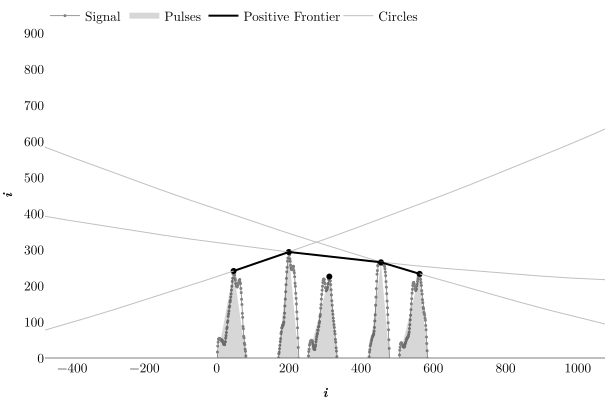

Source code (Python):
import sys
sys.path.append("c:/Users/tesse/Desktop/Files/Dropbox/0_Thesis/Python")
import os
from pathlib import Path
import plotly.graph_objects as go
import numpy as np
from scipy.interpolate.interpolate import interp1d
from Helper import read_wav, get_pulses_area, split_pulses, signal_to_pulses, get_frontier, draw_circle, get_curvature_function
from scipy.signal import savgol_filter

# os.path.dirname(os.path.dirname(path))

'''==============='''
''' Read wav file '''
'''==============='''
fig = go.Figure()

parent_path = str(Path(os.path.abspath('./')).parents[0])
print(parent_path)
name = "piano33"
W, fps = read_wav(f"{parent_path}/Python/Samples/{name}.wav")

W = W[100103 : 100103 + 585] #* 1000 / np.max(np.abs(W[100103 : 100775]))

W = W - np.average(W)
# amplitude = np.max(np.abs(W))
W = W * .5
n = W.size
print(n)
X = np.arange(n)

pulses = signal_to_pulses(W)

areas_X, areas_Y = get_pulses_area(pulses)

pos_pulses, neg_pulses, pos_noises, neg_noises = split_pulses(pulses)

pos_X, neg_X = np.array([p.x for p in pos_pulses]), np.array([p.x for p in neg_pulses])
pos_Y, neg_Y = np.array([p.y for p in pos_pulses]), np.array([p.y for p in neg_pulses])
pos_L, neg_L = np.array([p.len for p in pos_pulses]) , np.array([p.len for p in neg_pulses])

'''pos frontier'''
scaling = np.average(pos_L) / np.average(pos_Y)

for p in pos_pulses:
  p.y = p.y * scaling

pos_frontier_X, pos_frontier_Y = get_frontier(pos_pulses)

pos_frontier_X = np.array(pos_frontier_X)
pos_frontier_Y = np.array(pos_frontier_Y)

pos_frontier_Y = pos_frontier_Y / scaling

'''neg frontier'''
scaling = np.average(neg_L) / np.average(neg_Y)

for p in neg_pulses:
  p.y = p.y * scaling

neg_frontier_X, neg_frontier_Y = get_frontier(neg_pulses)
neg_frontier_Y = np.array(neg_frontier_Y) / scaling

# f_pos = interp1d(pos_frontier_X, pos_frontier_Y, fill_value="extrapolate", kind="linear")
# f_neg = interp1d(neg_frontier_X, neg_frontier_Y, fill_value="extrapolate", kind="linear")
# XX = np.linspace(0, n, 4 * n)
# envelope = (f_pos(XX) - f_neg(XX)) / 2
# envelope = savgol_filter(envelope, 101, 3)


'''============================================================================'''
'''                                    PLOT                                    '''
'''============================================================================'''

FONT = dict(
    family="Latin Modern Roman",
    color="black",
    size=13.3333
  )

fig = go.Figure()
fig.layout.template ="plotly_white" 
fig.update_layout(
  xaxis_title="<b><i>i</i></b>",
  yaxis_title="<b><i>i</i></b>",
  yaxis = dict(scaleanchor = "x", scaleratio = 1), # <|<|<|<|<|<|<|<|<|<|<|<|
  paper_bgcolor='rgba(0,0,0,0)',
  plot_bgcolor='rgba(0,0,0,0)',
  legend=dict(orientation='h', y=1.1),
  margin=dict(l=0, r=0, b=0, t=0),
  font=FONT,
  titlefont=FONT
)
fig.layout.xaxis.title.font=FONT
fig.layout.yaxis.title.font=FONT
fig.update_xaxes(showline=False, showgrid=False, zeroline=False, range=[0, 600])
fig.update_yaxes(showline=False, showgrid=False, zerolinewidth=1, zerolinecolor='gray', range=[0, 900])

fig.add_trace(
  go.Scatter(
    name="Signal", # <|<|<|<|<|<|<|<|<|<|<|<|
    x=X,
    y=W,
    mode="markers+lines",
    line=dict(
        width=.8,
        color="gray",
        # showscale=False
    ),
    marker=dict(
      size=3,
      color="gray",
      # showscale=False
    ),
    # visible = "legendonly"
  )
)

fig.add_trace(
  go.Scatter(
    name="Pulses", # <|<|<|<|<|<|<|<|<|<|<|<|
    x=areas_X,
    y=areas_Y,
    fill="tozeroy",
    mode="none",
    fillcolor="rgba(0,0,0,0.16)",
    # visible = "legendonly"
  )
)

fig.add_trace(
  go.Scatter(
    name="+Amps", # <|<|<|<|<|<|<|<|<|<|<|<|
    showlegend=False,
    x=pos_X,
    y=pos_Y,
    # hovertext=np.arange(len(pos_pulses)),
    mode="markers",
    marker=dict(
        size=6,
        color="black",
        # showscale=False
    ),
    # visible = "legendonly"
  )
)

# fig.add_trace(
#   go.Scatter(
#     name="-Amps", # <|<|<|<|<|<|<|<|<|<|<|<|
#     showlegend=False,
#     x=neg_X,
#     y=neg_Y,
#     # hovertext=np.arange(len(pos_pulses)),
#     mode="markers",
#     marker=dict(
#         size=6,
#         color="black",
#         # showscale=False
#     ),
#     # visible = "legendonly"
#   )
# )



args = get_curvature_function(pos_X, pos_Y)
r = args[0](0)

'''Positive Vectors'''
avg_pos_X = np.average(pos_frontier_X[1:] - pos_frontier_X[:-1])
avg_pos_Y = np.average(pos_frontier_Y[1:] - pos_frontier_Y[:-1])
avg_pos_m = avg_pos_Y / avg_pos_X #np.sqrt(avg_pos_X**2 + avg_pos_Y**2)

for i in range(len(pos_frontier_X) - 1):
  x0, y0 = pos_frontier_X[i]     , pos_frontier_Y[i]
  x1, y1 = pos_frontier_X[i + 1] , pos_frontier_Y[i + 1]

  m = (y1 - y0) / (x1 - x0)
  # theta = np.arctan( (m - avg_pos_m) / (1 + avg_pos_m * m) )
  # k = np.sin(theta) / (x1 - x0)
  # r = 2 / np.abs(k)
  sq = np.sqrt(4*m**2*r**2 - m**2*y0**2 + 2*m**2*y0*y1 - m**2*y1**2 - 2*m*x0*y0 + 2*m*x0*y1 + 2*m*x1*y0 - 2*m*x1*y1 + 4*r**2 - x0**2 + 2*x0*x1 - x1**2)
  xc = (2*m**2*x0 - m*y0 + m*y1 - m*sq + x0 + x1)/(2*(m**2 + 1))
  yc = (m*(y0 + y1) - 2*xc + x0 + x1)/(2*m)

  draw_circle(xc, yc, r, fig, 1000)

  # fig.add_annotation(
  #   x=x1,  # arrows' head
  #   y=y1,  # arrows' head
  #   ax=x0,  # arrows' tail
  #   ay=y0,  # arrows' tail
  #   xref='x',
  #   yref='y',
  #   axref='x',
  #   ayref='y',
  #   text='',  # if you want only the arrow
  #   showarrow=True,
  #   arrowhead=2,
  #   arrowsize=1,
  #   arrowwidth=2,
  #   arrowcolor="black"
  # )

fig.add_trace(
  go.Scatter(
    name="Positive Frontier", # <|<|<|<|<|<|<|<|<|<|<|<|
    x=pos_frontier_X,
    y=pos_frontier_Y,
    mode="lines",
    line=dict(
        width=2,
        color="black",
        # showscale=False
    ),
    # marker=dict(
    #   size=3,
    #   color="gray",
    #   # showscale=False
    # ),
    # visible = "legendonly"
  )
)

fig.add_trace(
  go.Scatter(
    name="Circles", # <|<|<|<|<|<|<|<|<|<|<|<|
    # showlegend=False,
    x=[None],
    y=[None],
    # hovertext=np.arange(len(pos_pulses)),
    mode="lines",
    line=dict(
        width=1,
        color="silver",
        # showscale=False
    ),
    # visible = "legendonly"
  )
)

# fig.show()
save_name = "./imgs/" + sys.argv[0].split('/')[-1].replace(".py", ".svg")
fig.write_image(save_name, width=605, height=400, engine="kaleido", format="svg")
print("saved:", save_name)
